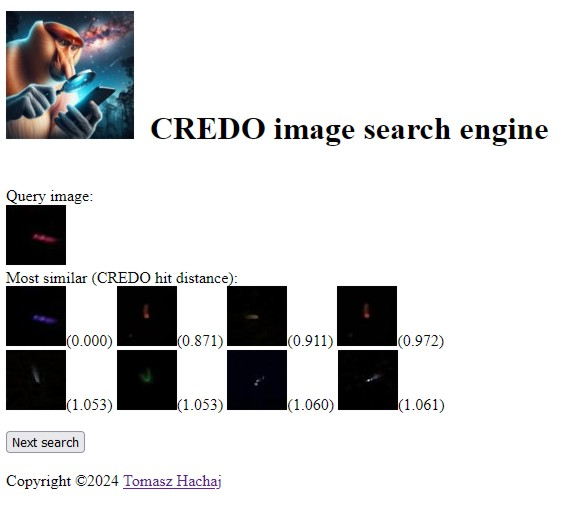
#> input picture img/images.jpg, 565 x 505 px; its folder holds only this picture in this run
$ python -i test.py   (imports and definitions only)
#> lines starting #> are read from the running program, lines starting #| are printed output that depends on the picture
"""
Author: Tomasz Hachaj, 2024
Department of Applied Computer Science in AGH University of Krakow, Poland.
https://home.agh.edu.pl/~thachaj/
"""

# Jinja2 language
# https://maplibre.org/maplibre-gl-js/docs/examples/
#from distutils.log import debug
#from fileinput import filename
from flask import *
import os
import uuid
from io import BytesIO
import base64
from PIL import Image
import pickle

############################################################################

import numpy as np
import cv2
from sklearn.metrics.pairwise import pairwise_distances

how_many_to_find = 16
path_to_results = 'data/'
path_to_data = 'd:/data/credo/data/'
change_path = True
# processing: BORDER_REFLECT101

uploaded_dir = 'static/uploaded'
isExist = os.path.exists(uploaded_dir)
# [7 lines not run here, left out]
# [1 line that did not run here, left out]
# [1 line that did not run here, left out]
how_many_images = 573335

# [6 lines not run here, left out]

from sklearn.decomposition import PCA
from math import atan2
import math
def align_image_2(img, borderMode = cv2.BORDER_CONSTANT):
    src_copy = np.copy(img)
    gray = cv2.cvtColor(img, cv2.COLOR_BGR2GRAY)
    gray_copy = np.copy(gray)
    my_list = []
    for x in range(gray.shape[0]):
        for y in range(gray.shape[1]):
            z = 0
            while z < gray[x,y]:
                my_list.append([y, x])
                z = z + 1

    X = np.array(my_list)
    pca = PCA(n_components=2)
    pca.fit(X)
    mean = pca.mean_
    eigenvectors = pca.components_

    cntr = (int(mean[0]), int(mean[1]))
    angle = atan2(eigenvectors[0, 1], eigenvectors[0, 0])  # orientation in radians
    angle = 180 * angle / math.pi

    (cX, cY) = cntr
    M = cv2.getRotationMatrix2D((cX, cY), angle, 1.0)
    (h, w) = src_copy.shape[:2]

    rotated = cv2.warpAffine(src_copy, M, (w, h), borderMode = borderMode)

    xx = w / 2 - cX
    yy = h / 2 - cY
    M = np.float32([[1, 0, xx], [0, 1, yy]])

    shifted = cv2.warpAffine(rotated, M, (rotated.shape[1], rotated.shape[0]), borderMode = borderMode)

    return shifted

# [6 lines left out: function embedding, not called in this run]


############################################################################

def create_random_file_name():
    return str(uuid.uuid4())

# [1 line not run here, left out]


# [3 lines that did not run here, left out]

# [3 lines that did not run here, left out]

# [93 lines that did not run here, left out]


# [2 lines not run here, left out]

>>> import cv2
>>> picture = cv2.imread('img/images.jpg')
#> picture is the input picture: shape (505, 565, 3); mean B, G, R 212.1, 211.6, 211.3
>>> result = align_image_2(picture)
#> in align_image_2, `gray = cv2.cvtColor(img, cv2.COLOR_BGR2GRAY)`:
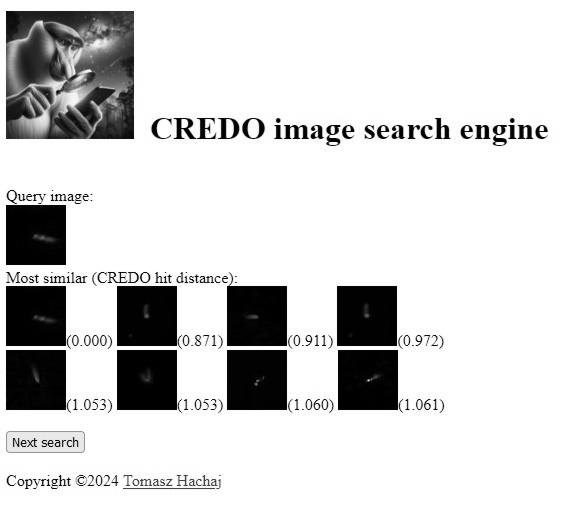
#> gray: shape (505, 565); min 0, max 255, mean 211.5
#> (the run stopped early here; a loop or call above may not have finished)
